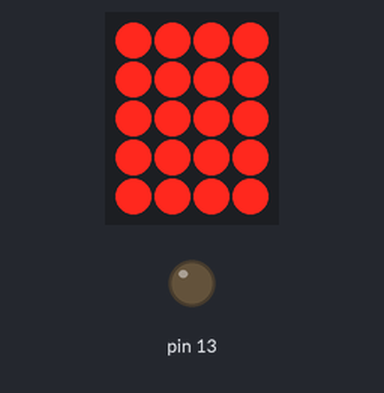
A sketch run on a simulated Arduino Uno, built with avr-gcc and run on an emulated ATmega328P. On the bench: 4×5 LED matrix, output pins drawn as LEDs (lit = HIGH). Wiring (inferred from the names in the program): LED matrix (orientation assumed): rows pin 15, pin 16, pin 17, pin 18, pin 14; columns pin 5, pin 6, pin 9, pin 10. Pins used as bus, display or sensor lines are not drawn.

Above: at 2.45 s.
At 10.49 s:
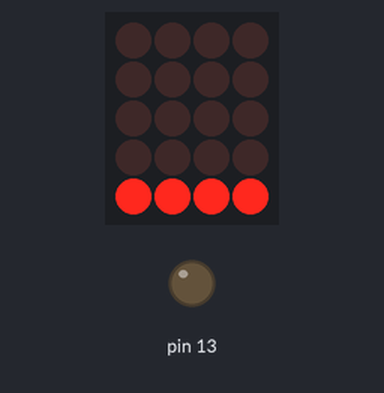
At 14.15 s:
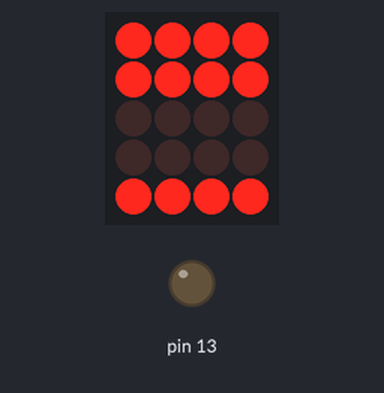
At 18.76 s:
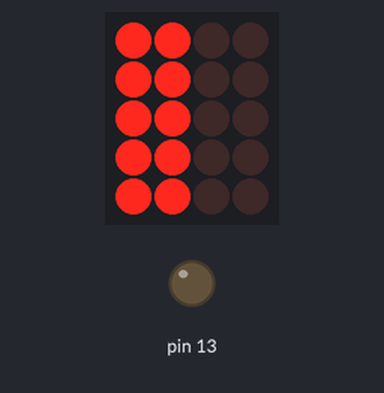
At 28.0 s:
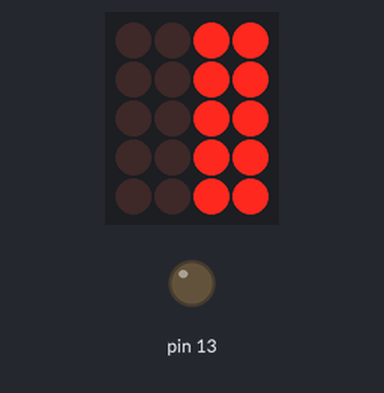
At 34.79 s:
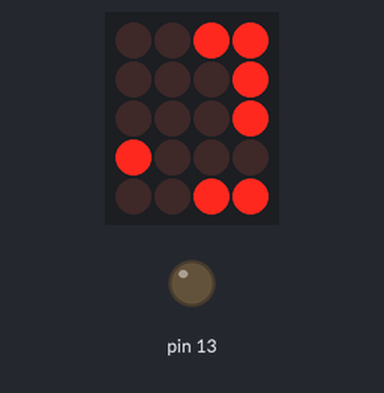

The sketch:

led_mtrx_40.ino
```cpp
#include <MsTimer2.h>

#define ROW 5
#define COL 4
#define PAG 2
#define GRD 32

//pin assignment
//enable pin
byte row[PAG][ROW] = {
                {14, 15, 16, 17, 18},
                {14, 15, 16, 17, 18},
//               {3, 4, 7, 11, 12},
//               {3, 4, 7, 11, 12},
              };
//pwm pin timer0, timer1
byte col[COL] = {5, 6, 9, 10};

//for debug
byte rp = 0;
byte rr = 0;
byte rc = 0;
byte rf = 0;

//matrix count
byte p = 0;
byte r = 0;

//counter, loop
int ca = 0;
int cf = 1;
int lp = 0;

//v-ram
byte v[PAG][COL][ROW];

//change rayout
byte xy[COL*PAG][PAG] = {{0,0},{0,1},{1,0},{1,1},{0,2},{0,3},{1,2},{1,3}};

//drops buffer
byte ix[COL*PAG] = {0,0,0,0,0,0,0,0};
byte ixf = 0;
byte ixe = 0;

//stage count
int cntstg[]={240,600,1600,1660};
//stage delay
int dlystg[]={2000,1000,0,7500};

//luminance correction table
byte lux[PAG][GRD]={
  {0,1,2,3,4,5,6,7,8,9,10,11,12,14,16,18,20,22,24,28,32,36,40,48,56,64,80,96,104,128,152,176},
  {255,253,251,249,247,246,244,242,240,236,232,228,224,218,212,206,
   200,192,184,176,168,156,144,128,112,96,80,64,48,32,16,0}
};
//0,1,2,3,4,5,6,7,8,9,10,11,12,13,14,15

byte ramp_updn[]={
  0,1,2,3,4,5,6,7,8,9,10,11,12,13,14,15,
  16,17,18,19,20,21,22,23,24,25,26,27,28,29,30,31,
  31,31,
  31,30,29,28,27,26,25,24,23,22,21,20,19,18,17,16,
  15,14,13,12,11,10,9,8,7,6,5,4,3,2,1,0,
  0,0,0,0,0,0
};
byte szrp[]={sizeof(ramp_updn)};

//pattern table
byte id0[91][ROW]={
  {0 , 0, 0, 0, 0},   //0
  {1 , 0, 0, 0, 0},   //1
  {2 , 0, 0, 0, 0},   //2
  {4 , 0, 0, 0, 0},   //3
  {8 , 0, 0, 0, 0},   //4
  {12, 0, 0, 0, 0},   //5
  {16, 0, 0, 0, 0},   //6
  {20, 0, 0, 0, 0},   //7
  {24, 0, 0, 0, 0},   //8
  {31, 0, 0, 0, 0},   //9
  {31, 1, 0, 0, 0},   //10
  {31, 2, 0, 0, 0},   //11
  {31, 4, 0, 0, 0},   //12
  {31, 8, 0, 0, 0},   //13
  {31,12, 0, 0, 0},   //14
  {31,16, 0, 0, 0},   //15
  {31,20, 0, 0, 0},   //16
  {31,24, 0, 0, 0},   //17
  {31,31, 0, 0, 0},   //18
  {31,31, 1, 0, 0},   //19
  {31,31, 2, 0, 0},   //20
  {31,31, 4, 0, 0},   //21
  {31,31, 8, 0, 0},   //22
  {31,31,12, 0, 0},   //23
  {31,31,16, 0, 0},   //24
  {31,31,20, 0, 0},   //25
  {31,31,24, 0, 0},   //26
  {31,31,31, 0, 0},   //27
  {31,31,31, 1, 0},   //28
  {31,31,31, 2, 0},   //29
  {31,31,31, 4, 0},   //30
  {31,31,31, 8, 0},   //31
  {31,31,31,12, 0},   //32
  {31,31,31,16, 0},   //33
  {31,31,31,20, 0},   //34
  {31,31,31,24, 0},   //35
  {31,31,31,31, 0},   //36
  {31,31,31,31, 1},   //37
  {31,31,31,31, 2},   //38
  {31,31,31,31, 4},   //39
  {31,31,31,31, 8},   //40
  {31,31,31,31,12},   //41
  {31,31,31,31,16},   //42
  {31,31,31,31,20},   //43
  {31,31,31,31,24},   //44
  {31,31,31,31,31},   //45
  {24,31,31,31,31},   //46
  {20,31,31,31,31},   //47
  {16,31,31,31,31},   //48
  {12,31,31,31,31},   //49
  { 8,31,31,31,31},   //50
  { 4,31,31,31,31},   //51
  { 2,31,31,31,31},   //52
  { 1,31,31,31,31},   //53
  { 0,31,31,31,31},   //54
  { 0,24,31,31,31},   //55
  { 0,20,31,31,31},   //56
  { 0,16,31,31,31},   //57
  { 0,12,31,31,31},   //58
  { 0, 8,31,31,31},   //59
  { 0, 4,31,31,31},   //60
  { 0, 2,31,31,31},   //61
  { 0, 1,31,31,31},   //62
  { 0, 0,31,31,31},   //63
  { 0, 0,24,31,31},   //64
  { 0, 0,20,31,31},   //65
  { 0, 0,16,31,31},   //66
  { 0, 0,12,31,31},   //67
  { 0, 0, 8,31,31},   //68
  { 0, 0, 4,31,31},   //69
  { 0, 0, 2,31,31},   //70
  { 0, 0, 1,31,31},   //71
  { 0, 0, 0,31,31},   //72
  { 0, 0, 0,24,31},   //73
  { 0, 0, 0,20,31},   //74
  { 0, 0, 0,16,31},   //75
  { 0, 0, 0,12,31},   //76
  { 0, 0, 0, 8,31},   //77
  { 0, 0, 0, 4,31},   //78
  { 0, 0, 0, 2,31},   //79
  { 0, 0, 0, 1,31},   //80
  { 0, 0, 0, 0,31},   //81
  { 0, 0, 0, 0,24},   //82
  { 0, 0, 0, 0,20},   //83
  { 0, 0, 0, 0,16},   //84
  { 0, 0, 0, 0,12},   //85
  { 0, 0, 0, 0, 8},   //86
  { 0, 0, 0, 0, 4},   //87
  { 0, 0, 0, 0, 2},   //88
  { 0, 0, 0, 0, 1},   //89
  { 0, 0, 0, 0, 0},   //90
};

//pattern table
#if 1
byte id1[32][ROW]={
  {0,0,0,0,0},{1,1,1,1,1},{2,2,2,2,2},{4,4,4,4,4},{6,6,6,6,6},{8,8,8,8,8},{10,10,10,10,10},
  {12,12,12,12,12},{16,16,16,16,16},{20,20,20,20,20},{24,24,24,24,24},{28,28,28,28,28},{31,31,31,31,31},
  {1,0,0,0,0},{8,3,1,0,0},{12,8,3,1,0},{24,12,8,3,1},
  {1,3,8,12,24},{0,1,3,8,12},{0,0,1,3,8},{0,0,0,0,1},
  {31,0,31,0,31},{0,31,0,31,0},
  {31,0,0,31,31},{31,31,0,0,31},
  {31,0,0,0,31},{31,31,0,0,0},
  {31,0,0,0,0},{31,31,31,31,0},{0,0,0,31,31},{31,31,0,0,0},{0,31,31,31,31},
};
#endif

byte szid[]={sizeof(id0)/ROW-1,sizeof(id1)/ROW-1};


void setup(){

  Serial.begin(115200);

  for(byte i = 0; i < PAG; i++){
    for(byte ii = 0; ii < ROW; ii++){
      pinMode(row[i][ii],INPUT);
      digitalWrite(row[i][ii],LOW);
    }
  }
  for(byte i = 0; i < COL; i++){
    analogWrite(col[i], 0);
  }

  for(byte i = 0; i < PAG; i++){
    for(byte ii = 0; ii < COL; ii++){
      for(byte iii = 0; iii < ROW; iii++){
        v[i][ii][iii] = 0;
      }
    }
  }

  MsTimer2::set(1, Timer1ms);
  MsTimer2::start();

  TCCR0B &= B11110000;
  TCCR0B |= B00000001;

  TCCR1A = 0;
  TCCR1B = 0;
//  TCCR1A |= (1 << WGM11)|(1 << COM1A1)|(1 << COM1B1);//|(1 << COM1A0)|(1 << COM1B0);
//  TCCR1B |= (1 << WGM13)|(1 << WGM12)|(1 << CS10);
  TCCR1A |= B10100010;  //COM1A1,COM1B1,WGM11
  TCCR1B |= B00011001;  //WGM13,WGM12,CS10
  ICR1 = 255;
//  TCCR2B &= B11111000;
//  TCCR2B |= B00000001;

  pinMode(13,OUTPUT);
  digitalWrite(13,LOW);

}

void Timer1ms(){
//ISR(TIMER0_COMPA_vect) {

  pinMode(row[p][r],INPUT);
  digitalWrite(row[p][r],LOW);

  r++;
  if(r >= ROW){
     r = 0;
     p++;
     if(p >= PAG){
      p = 0;
     }
  }

  //v[p][c][0]
  for(byte i=0; i < COL; i++){
    analogWrite(col[i], lux[p][v[p][i][r]]);
  }

  digitalWrite(row[p][r],p);
  pinMode(row[p][r],OUTPUT);

}

#if 1
int getNum() {
  byte var = 'b';
  int num=0;

  // 'a' is for debug
  while (1) {
    if(Serial.available()){
        var = Serial.read();
        if(var == 0x0d){
          break;
        }
        int i = var - 0x30;
        if (i >= 0 && i <= 9){
          num = (num*10) + i;
        }
//        Serial.println(num);
    }
//    delay(100);
  }

  return num;
}
#endif

void loop(){

//stage initialize
if(lp == 0){
  ca = 0;
  cf = 1;
  ixe = COL*PAG;
  ix[ixe-1] = szid[0];
}

//stage 0
if(lp < cntstg[0]){
#if 1
  for(byte i=0; i < PAG; i++){
    for(byte ii=0; ii < COL; ii++){
      for(byte iii=0; iii < ROW; iii++){
        v[i][ii][iii] = ramp_updn[ca];
      }
    }
  }
  ca++;
  if(ca >= szrp[0]){
    ca = 0;
  }
  delay(dlystg[0]);
#endif

//stage 1
}else if(lp >= cntstg[0] && lp < cntstg[1]){
#if 1
//byte v[PAG][COL][ROW];
  for(byte i=0; i < 8; i++){
    for(byte ii=0; ii < ROW; ii++){
    v[xy[i][0]][xy[i][1]][ii] = id0[ca][ii];
    }
  }
  if(ca >= szid[0]){
    cf = -1;
    delay(20000);
  }
  if(ca <= 0){
    cf = 1;
    delay(20000);
  }
  ca += cf;
  delay(dlystg[1]);
#endif

//stage 2
}else if(lp >= cntstg[1] && lp < cntstg[2]){
#if 1
//byte v[PAG][COL][ROW];
  for(byte i=0; i < 8; i++){
    for(byte ii=0; ii < ROW; ii++){
      v[xy[i][0]][xy[i][1]][ii] = id0[ix[i]][ii];
    }
  }

//byte ix[8] = {0,0,0,0,0,0,0,0};
//byte ixf = 0;
//byte ixe = 0;
//byte id0[59][5]
// 0-29-58
// 0-45-90

  //up block
  if(ixf < COL*PAG && ix[ixf] == szid[0]>>1){
    ixf++;
  }//down block
  if(ixe < COL*PAG && ix[ixe] == szid[0]){
    ixe++;
  }//ramp up
  if(ixf < COL*PAG){
    ix[ixf]+=1;
  }//ramp down
  if(ixf > 1){
    ix[ixe]+=1;
  }
  if(ixe >= COL*PAG && ix[ixe-1] >= szid[0]){
    ixf = ixe = 0;
    for(byte i=0; i < COL*PAG; i++){
      ix[i] = 0;
    }
  }
  //delay(dlystg[2]);
  delay(lp>>1);
#endif

//stage 3
}else if(lp >= cntstg[2] && lp < cntstg[3]){
#if 1
//byte v[PAG][COL][ROW];
  for(byte i=0; i < COL*PAG; i++){
    for(byte ii=0; ii < ROW; ii++){
    v[xy[i][0]][xy[i][1]][ii] = id1[0x1f&(ca+i)][ii];
    }
  }
  ca++;
  if(ca >= GRD){
    ca = 0;
  }
  delay(dlystg[3]);
#endif

//end of stage
}
lp++;
if(lp > cntstg[3]){
  lp = 0;
}

//for debug;
#if 0
  if(rf == 0){
    rp = getNum();
    rf++;
  }else if(rf == 1){
    rr = getNum();
    rf++;
  }else if(rf == 2){
    rc= getNum();
    rf++;
  }else{
    v[rp][rr][rc] = getNum();
    rf = 0;
  }
#endif

  delay(200);


}
```
